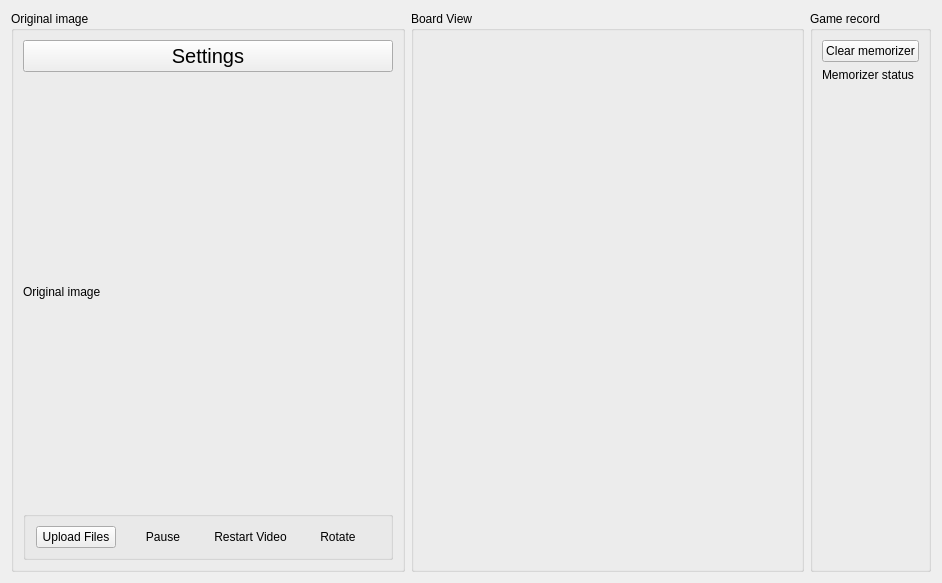
<?xml version="1.0" encoding="UTF-8"?>
<ui version="4.0">
 <class>scan_image</class>
 <widget class="QWidget" name="scan_image">
  <property name="geometry">
   <rect>
    <x>0</x>
    <y>0</y>
    <width>942</width>
    <height>583</height>
   </rect>
  </property>
  <property name="windowTitle">
   <string>ScanImage</string>
  </property>
  <layout class="QHBoxLayout" name="horizontalLayout">
   <item>
    <widget class="QGroupBox" name="groupBox">
     <property name="sizePolicy">
      <sizepolicy hsizetype="Preferred" vsizetype="Preferred">
       <horstretch>0</horstretch>
       <verstretch>0</verstretch>
      </sizepolicy>
     </property>
     <property name="title">
      <string>Original image</string>
     </property>
     <layout class="QVBoxLayout" name="verticalLayout_3">
      <item>
       <widget class="QPushButton" name="pushButton_settings">
        <property name="font">
         <font>
          <pointsize>15</pointsize>
         </font>
        </property>
        <property name="text">
         <string>Settings</string>
        </property>
       </widget>
      </item>
      <item>
       <widget class="ImageLabel" name="label_full_image">
        <property name="text">
         <string>Original image</string>
        </property>
       </widget>
      </item>
      <item>
       <widget class="QGroupBox" name="groupBox_controls">
        <property name="sizePolicy">
         <sizepolicy hsizetype="Preferred" vsizetype="Fixed">
          <horstretch>0</horstretch>
          <verstretch>0</verstretch>
         </sizepolicy>
        </property>
        <property name="title">
         <string/>
        </property>
        <layout class="QHBoxLayout" name="horizontalLayout_2">
         <item>
          <widget class="UploadFileButton" name="pushButton_upload">
           <property name="sizePolicy">
            <sizepolicy hsizetype="Fixed" vsizetype="Fixed">
             <horstretch>0</horstretch>
             <verstretch>0</verstretch>
            </sizepolicy>
           </property>
           <property name="text">
            <string>Upload Files</string>
           </property>
          </widget>
         </item>
         <item>
          <widget class="QPushButton" name="pushButton_pause">
           <property name="sizePolicy">
            <sizepolicy hsizetype="Fixed" vsizetype="Fixed">
             <horstretch>0</horstretch>
             <verstretch>0</verstretch>
            </sizepolicy>
           </property>
           <property name="text">
            <string>Pause</string>
           </property>
           <property name="icon">
            <iconset>
             <normaloff>../../img/Icons/pause.png</normaloff>../../img/Icons/pause.png</iconset>
           </property>
           <property name="iconSize">
            <size>
             <width>40</width>
             <height>40</height>
            </size>
           </property>
           <property name="flat">
            <bool>true</bool>
           </property>
          </widget>
         </item>
         <item>
          <widget class="QPushButton" name="pushButton_restart_video">
           <property name="sizePolicy">
            <sizepolicy hsizetype="Fixed" vsizetype="Fixed">
             <horstretch>0</horstretch>
             <verstretch>0</verstretch>
            </sizepolicy>
           </property>
           <property name="text">
            <string>Restart Video</string>
           </property>
           <property name="icon">
            <iconset>
             <normaloff>../../img/Icons/restart.png</normaloff>../../img/Icons/restart.png</iconset>
           </property>
           <property name="iconSize">
            <size>
             <width>40</width>
             <height>40</height>
            </size>
           </property>
           <property name="flat">
            <bool>true</bool>
           </property>
          </widget>
         </item>
         <item>
          <widget class="QPushButton" name="pushButton_rotate">
           <property name="sizePolicy">
            <sizepolicy hsizetype="Fixed" vsizetype="Fixed">
             <horstretch>0</horstretch>
             <verstretch>0</verstretch>
            </sizepolicy>
           </property>
           <property name="text">
            <string>Rotate</string>
           </property>
           <property name="icon">
            <iconset>
             <normaloff>../../img/Icons/rotate.png</normaloff>../../img/Icons/rotate.png</iconset>
           </property>
           <property name="iconSize">
            <size>
             <width>40</width>
             <height>40</height>
            </size>
           </property>
           <property name="flat">
            <bool>true</bool>
           </property>
          </widget>
         </item>
        </layout>
       </widget>
      </item>
     </layout>
    </widget>
   </item>
   <item>
    <widget class="QGroupBox" name="groupBox_2">
     <property name="title">
      <string>Board View</string>
     </property>
     <layout class="QVBoxLayout" name="verticalLayout_2">
      <item>
       <widget class="BoardView" name="board_view" native="true"/>
      </item>
     </layout>
    </widget>
   </item>
   <item>
    <widget class="QGroupBox" name="groupBox_memorizer">
     <property name="sizePolicy">
      <sizepolicy hsizetype="Fixed" vsizetype="Preferred">
       <horstretch>0</horstretch>
       <verstretch>0</verstretch>
      </sizepolicy>
     </property>
     <property name="title">
      <string>Game record</string>
     </property>
     <layout class="QVBoxLayout" name="verticalLayout">
      <item>
       <widget class="QPushButton" name="pushButton_clear_memorizer">
        <property name="text">
         <string>Clear memorizer</string>
        </property>
       </widget>
      </item>
      <item>
       <widget class="QLabel" name="label_memorizer_status">
        <property name="sizePolicy">
         <sizepolicy hsizetype="Preferred" vsizetype="Fixed">
          <horstretch>0</horstretch>
          <verstretch>0</verstretch>
         </sizepolicy>
        </property>
        <property name="text">
         <string>Memorizer status</string>
        </property>
       </widget>
      </item>
      <item>
       <widget class="KifRecorder" name="kif_recorder" native="true"/>
      </item>
     </layout>
    </widget>
   </item>
  </layout>
 </widget>
 <customwidgets>
  <customwidget>
   <class>UploadFileButton</class>
   <extends>QPushButton</extends>
   <header>GUI/widgets/UploadFileButton.h</header>
  </customwidget>
  <customwidget>
   <class>ImageLabel</class>
   <extends>QLabel</extends>
   <header>GUI/widgets/ImageLabel.h</header>
   <slots>
    <signal>clicked()</signal>
   </slots>
  </customwidget>
  <customwidget>
   <class>BoardView</class>
   <extends>QWidget</extends>
   <header>GUI/widgets/BoardView.h</header>
   <container>1</container>
  </customwidget>
  <customwidget>
   <class>KifRecorder</class>
   <extends>QWidget</extends>
   <header>GUI/widgets/KifRecorder.h</header>
   <container>1</container>
  </customwidget>
 </customwidgets>
 <resources/>
 <connections>
  <connection>
   <sender>pushButton_pause</sender>
   <signal>clicked()</signal>
   <receiver>scan_image</receiver>
   <slot>on_pause_clicked()</slot>
   <hints>
    <hint type="sourcelabel">
     <x>170</x>
     <y>562</y>
    </hint>
    <hint type="destinationlabel">
     <x>9</x>
     <y>556</y>
    </hint>
   </hints>
  </connection>
  <connection>
   <sender>pushButton_restart_video</sender>
   <signal>clicked()</signal>
   <receiver>scan_image</receiver>
   <slot>on_restart_video_clicked()</slot>
   <hints>
    <hint type="sourcelabel">
     <x>285</x>
     <y>562</y>
    </hint>
    <hint type="destinationlabel">
     <x>6</x>
     <y>533</y>
    </hint>
   </hints>
  </connection>
  <connection>
   <sender>pushButton_settings</sender>
   <signal>clicked()</signal>
   <receiver>scan_image</receiver>
   <slot>on_settings_clicked()</slot>
   <hints>
    <hint type="sourcelabel">
     <x>38</x>
     <y>31</y>
    </hint>
    <hint type="destinationlabel">
     <x>-1</x>
     <y>18</y>
    </hint>
   </hints>
  </connection>
  <connection>
   <sender>pushButton_clear_memorizer</sender>
   <signal>clicked()</signal>
   <receiver>scan_image</receiver>
   <slot>on_clear_memorizer_clicked()</slot>
   <hints>
    <hint type="sourcelabel">
     <x>910</x>
     <y>34</y>
    </hint>
    <hint type="destinationlabel">
     <x>941</x>
     <y>34</y>
    </hint>
   </hints>
  </connection>
  <connection>
   <sender>pushButton_rotate</sender>
   <signal>clicked()</signal>
   <receiver>scan_image</receiver>
   <slot>on_rotate_clicked()</slot>
   <hints>
    <hint type="sourcelabel">
     <x>355</x>
     <y>539</y>
    </hint>
    <hint type="destinationlabel">
     <x>358</x>
     <y>580</y>
    </hint>
   </hints>
  </connection>
 </connections>
 <slots>
  <slot>on_pause_clicked()</slot>
  <slot>on_restart_video_clicked()</slot>
  <slot>on_settings_clicked()</slot>
  <slot>on_clear_memorizer_clicked()</slot>
  <slot>on_rotate_clicked()</slot>
 </slots>
</ui>
